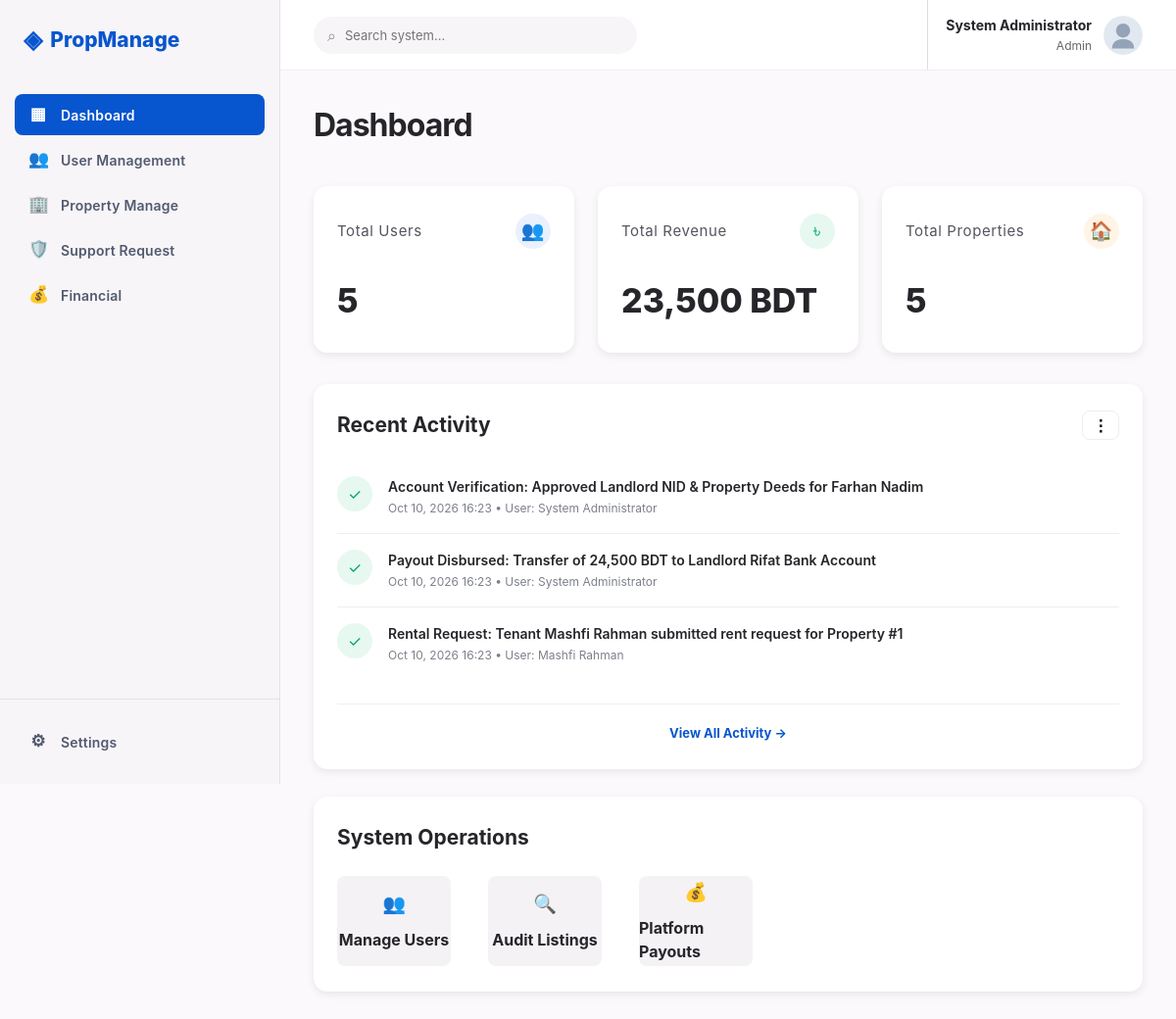
Screenshot of /admin/dashboard.php with the database file from the repository.
### tables this page shows
CREATE TABLE `audit_logs` (
    `log_id` INT AUTO_INCREMENT PRIMARY KEY,
    `user_id` INT NULL,
    `action_type` VARCHAR(100) NOT NULL,
    `details` TEXT NOT NULL,
    `ip_address` VARCHAR(45) DEFAULT '127.0.0.1',
    `status` VARCHAR(20) DEFAULT 'SUCCESS',
    `created_at` TIMESTAMP DEFAULT CURRENT_TIMESTAMP,
    CONSTRAINT `fk_audit_user` FOREIGN KEY (`user_id`) REFERENCES `users`(`user_id`) ON DELETE SET NULL
);

### config/db.php (called while the page is built, shortened)
<?php
function isUserLoggedIn() {
    return isset($_SESSION['user_id']) && !empty($_SESSION['user_id']);
}
function getActiveUserAvatar($default = '../images/default-avatar.svg') {
    return $default;
}
?>

### admin/dashboard.php (the view, shortened to what this page needs)
<?php
require_once __DIR__ . '/../config/db.php';
$userName = $_SESSION['user_name'] ?? 'System Administrator';
$totalUsers = 5000;
$totalRevenue = 4200000;
$totalProps = 3245;
$recentActivity = [];
if ($db_connected && $pdo) {
    try {
        $uStmt = $pdo->query("SELECT COUNT(*) FROM users");
        $val = $uStmt->fetchColumn();
        if ($val > 0) $totalUsers = $val;
        $rStmt = $pdo->query("SELECT COALESCE(SUM(amount), 0) FROM payments WHERE payment_status = 'completed'");
        $val2 = $rStmt->fetchColumn();
        if ($val2 > 0) $totalRevenue = $val2;
        $pStmt = $pdo->query("SELECT COUNT(*) FROM properties");
        $val3 = $pStmt->fetchColumn();
        if ($val3 > 0) $totalProps = $val3;
        $aStmt = $pdo->query("SELECT a.*, COALESCE(u.full_name, 'System') as user_name FROM audit_logs a LEFT JOIN users u ON a.user_id = u.user_id ORDER BY a.created_at DESC LIMIT 5");
        $recentActivity = $aStmt->fetchAll();
    } catch (Exception $e) {}
}
?>
<!DOCTYPE html>
<html lang="en">
<head>
    <link rel="stylesheet" href="../css/admin.css">
    <link rel="stylesheet" href="../css/style.css">
</head>
<body>
<aside class="sidebar">
    <a href="../index.php" class="brand">
        <span class="brand-mark">◈</span>PropManage
    </a>
    <nav class="side-nav">
        <a class="side-link active" href="dashboard.php"><span class="side-icon">▦</span>Dashboard</a>
        <a class="side-link" href="users.php"><span class="side-icon">👥</span>User Management</a>
        <a class="side-link" href="properties.php"><span class="side-icon">🏢</span>Property Manage</a>
        <a class="side-link" href="support.php"><span class="side-icon">🛡️</span>Support Request</a>
        <a class="side-link" href="financials.php"><span class="side-icon">💰</span>Financial</a>
    </nav>
    <div class="settings">
        <a class="side-link" href="profile.php"><span class="side-icon">⚙</span>Settings</a>
    </div>
</aside>
<div class="main">
    <header class="topbar">
        <div class="global-search">
            <span>⌕</span>
            <input type="text" placeholder="Search system...">
        </div>
        <div class="profile user-dropdown-container" id="profileDropdownBtn">
            <div class="profile-name">
                <?php echo htmlspecialchars($userName); ?>
                <div class="profile-role">Admin</div>
            </div>
            <img class="avatar" src="<?php echo htmlspecialchars(getActiveUserAvatar()); ?>" alt="Admin">
        </div>
    </header>
    <main class="content">
        <div class="page-head">
            <h1 class="page-title">Dashboard</h1>
        </div>
        <section class="stats">
            <div class="stat-card">
                <div class="stat-top">
                    Total Users
                    <span class="stat-icon" style="background:#eaf1fc; color:#0755cf;">👥</span>
                </div>
                <div class="stat-number"><?php echo number_format($totalUsers); ?></div>
            </div>
            <div class="stat-card">
                <div class="stat-top">
                    Total Revenue
                    <span class="stat-icon" style="background:#e7f8f1; color:#00a66f;">৳</span>
                </div>
                <div class="stat-number"><?php echo number_format($totalRevenue); ?> BDT</div>
            </div>
            <div class="stat-card">
                <div class="stat-top">
                    Total Properties
                    <span class="stat-icon" style="background:#fff4e5; color:#d67400;">🏠</span>
                </div>
                <div class="stat-number"><?php echo number_format($totalProps); ?></div>
            </div>
        </section>
        <section class="panel">
            <div style="display: flex; justify-content: space-between; align-items: center; margin-bottom: 20px;">
                <h2 class="panel-title" style="margin-bottom: 0;">Recent Activity</h2>
                <button type="button" class="outline-btn" style="padding: 4px 10px; font-size: 16px;" title="Activity Options">⋮</button>
            </div>
            <ul class="activity-feed">
                <?php if (!empty($recentActivity)): ?>
                    <?php foreach ($recentActivity as $act): ?>
                        <li class="activity-item">
                            <div class="activity-icon verified">✓</div>
                            <div class="activity-content">
                                <div class="activity-title"><?php echo htmlspecialchars($act['action_type']); ?>: <?php echo htmlspecialchars($act['details']); ?></div>
                                <div class="activity-meta"><?php echo date('M d, Y H:i', strtotime($act['created_at'])); ?> • User: <?php echo htmlspecialchars($act['user_name']); ?></div>
                            </div>
                        </li>
                    <?php endforeach; ?>
                <?php endif; ?>
            </ul>
            <div style="text-align: center; margin-top: 24px; padding-top: 16px; border-top: 1px solid #f0edf0;">
                <a href="support.php" style="color: #0755cf; font-size: 13px; font-weight: 700; text-decoration: none;">
                    View All Activity →
                </a>
            </div>
        </section>
        <section class="panel">
            <h2 class="panel-title">System Operations</h2>
            <div class="quick-actions">
                <a href="users.php" class="quick-btn" style="display:flex; flex-direction:column; align-items:center; justify-content:center; text-decoration:none; color:inherit;">
                    <span class="quick-icon">👥</span>
                    Manage Users
                </a>
                <a href="properties.php" class="quick-btn" style="display:flex; flex-direction:column; align-items:center; justify-content:center; text-decoration:none; color:inherit;">
                    <span class="quick-icon">🔍</span>
                    Audit Listings
                </a>
                <a href="financials.php" class="quick-btn" style="display:flex; flex-direction:column; align-items:center; justify-content:center; text-decoration:none; color:inherit;">
                    <span class="quick-icon">💰</span>
                    Platform Payouts
                </a>
            </div>
        </section>
    </main>
</div>
</body>
</html>

### css/admin.css (style rules this page uses)
.activity-feed { list-style: none; padding: 0; margin: 0; }
.activity-item { display: flex; align-items: flex-start; gap: 16px; padding: 16px 0; border-bottom: 1px solid #f0edf0; }
.activity-item:last-child { border-bottom: none; }
.activity-icon { width: 36px; height: 36px; border-radius: 50%; background: #eef2fb; color: #0755cf; display: flex; align-items: center; justify-content: center; font-size: 16px; flex-shrink: 0; }
.activity-icon.verified { background: #e7f8f1; color: #00a66f; }
.activity-content { flex: 1; }
.activity-title { font-size: 14px; font-weight: 600; color: #25252a; margin-bottom: 3px; }
.activity-meta { font-size: 12px; color: #7d808b; }

### css/style.css (style rules this page uses)
:root { --primary: #0755cf; --primary-hover: #004ac6; --primary-light: #e9eef8; --primary-soft: rgba(7, 85, 207, 0.08); --secondary: #426da8; --text-dark: #25252a; --text-muted: #5f6270; --text-light: #8b8d96; --bg-page: #fbf9fb; --bg-surface: #ffffff; --bg-subtle: #f7f5f7; --border-color: #e4e1e4; --border-light: #f0edf0; --success: #00a66f; --success-bg: #e7f8f1; --warning: #ee8100; --warning-bg: #fff5e9; --danger: #d02020; --danger-bg: #fbe8e8; --shadow-sm: 0 2px 6px rgba(0, 0, 0, 0.05); --shadow-md: 0 4px 14px rgba(0, 0, 0, 0.08); --shadow-lg: 0 10px 25px rgba(0, 0, 0, 0.12); --radius-sm: 6px; --radius-md: 10px; --radius-lg: 14px; --radius-full: 9999px; --transition: all 0.2s ease-in-out; }
* { margin: 0; padding: 0; box-sizing: border-box; }
html { scroll-behavior: smooth; }
body { font-family: -apple-system, BlinkMacSystemFont, "Segoe UI", Roboto, Helvetica, Arial, sans-serif; color: var(--text-dark); background: var(--bg-page); line-height: 1.5; -webkit-font-smoothing: antialiased; }
a { text-decoration: none; color: inherit; }
button, input, select, textarea { font-family: inherit; }
.user-dropdown-container { position: relative; cursor: pointer; }

### rows the page displays
audit_logs: action_type "Account Verification", details "Approved Landlord NID & Property Deeds for Farhan Nadim", created_at "Oct 10, 2026 16:23", user_name "System Administrator"
audit_logs: action_type "Payout Disbursed", details "Transfer of 24,500 BDT to Landlord Rifat Bank Account", created_at "Oct 10, 2026 16:23", user_name "System Administrator"
audit_logs: action_type "Rental Request", details "Tenant Mashfi Rahman submitted rent request for Property #1", created_at "Oct 10, 2026 16:23", user_name "Mashfi Rahman"

### other values shown
$userName "System Administrator"
$totalUsers "5"
$totalRevenue "23,500"
$totalProps "5"
